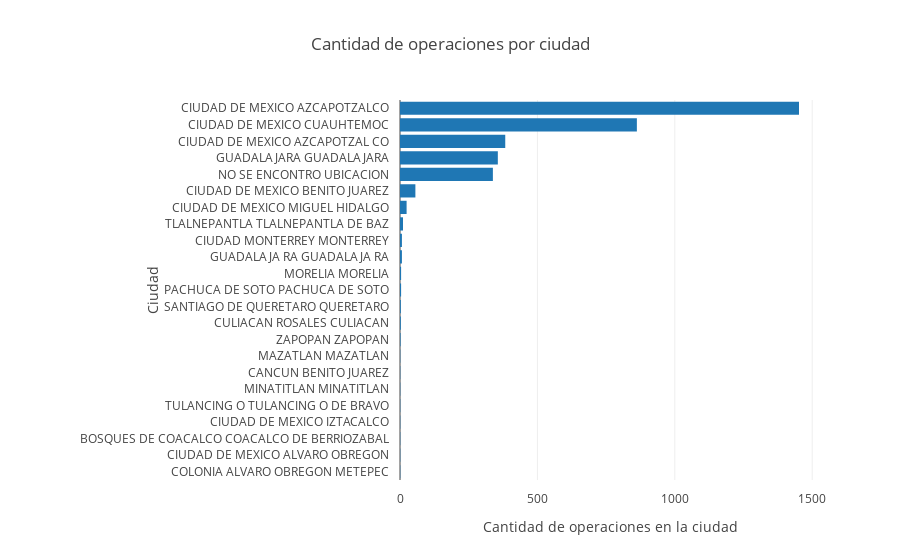

This figure's notebook cell:
### Markdown cell above
En la imagen anterior se visualiza la cantidad de llamadas registradas por cada hora del día, de donde se puede inferir el horario de descanso del usuario, así como su hora de mayor actividad.

### Code cell
ciudades = att[np.bitwise_and(att["Ciudad"] != "0",att["Ciudad"] != "90150001")]["Ciudad"].value_counts().sort_values()
plotly.offline.iplot({"data":[go.Bar(y=ciudades.index,x=ciudades.values,orientation="h")],"layout":{'title':'Cantidad de operaciones por ciudad','margin':{'pad':10,'l':400},'yaxis':{'type':'category','title':'Ciudad'},'xaxis':{'title':'Cantidad de operaciones en la ciudad'}}})

### Figure 1 — Plotly figure (JSON) as saved in the notebook; plotly's stock layout.template omitted (floating-point values rounded to 4 significant figures)
{"data": [{"orientation": "h", "type": "bar", "x": [1, 1, 1, 1, 1, 1, 1, 1, 2, 3, 3, 4, 4, 7, 7, 11, 24, 56, 338, 356, 383, 862, 1452], "y": ["COLONIA ALVARO OBREGON\nMETEPEC", "CIUDAD DE MEXICO ALVARO\nOBREGON", "BOSQUES DE COACALCO COACALCO\nDE BERRIOZABAL", "CIUDAD DE MEXICO IZTACALCO", "TULANCING\rO\rTULANCING\rO DE BRAVO", "MINATITLAN MINATITLAN", "CANCUN BENITO JUAREZ", "MAZATLAN\rMAZATLAN", "ZAPOPAN ZAPOPAN", "CULIACAN\rROSALES\rCULIACAN", "SANTIAGO DE QUERETARO\nQUERETARO", "PACHUCA DE SOTO PACHUCA DE\nSOTO", "MORELIA MORELIA", "GUADALAJA\rRA\rGUADALAJA\rRA", "CIUDAD MONTERREY MONTERREY", "TLALNEPANTLA TLALNEPANTLA DE\nBAZ", "CIUDAD DE MEXICO MIGUEL\nHIDALGO", "CIUDAD DE MEXICO BENITO JUAREZ", "NO SE\rENCONTRO\rUBICACION", "GUADALAJARA GUADALAJARA", "CIUDAD DE\rMEXICO\rAZCAPOTZAL\rCO", "CIUDAD DE MEXICO CUAUHTEMOC", "CIUDAD DE MEXICO AZCAPOTZALCO"]}], "layout": {"margin": {"l": 400, "pad": 10}, "title": "Cantidad de operaciones por ciudad", "xaxis": {"title": "Cantidad de operaciones en la ciudad"}, "yaxis": {"title": "Ciudad", "type": "category"}}}
